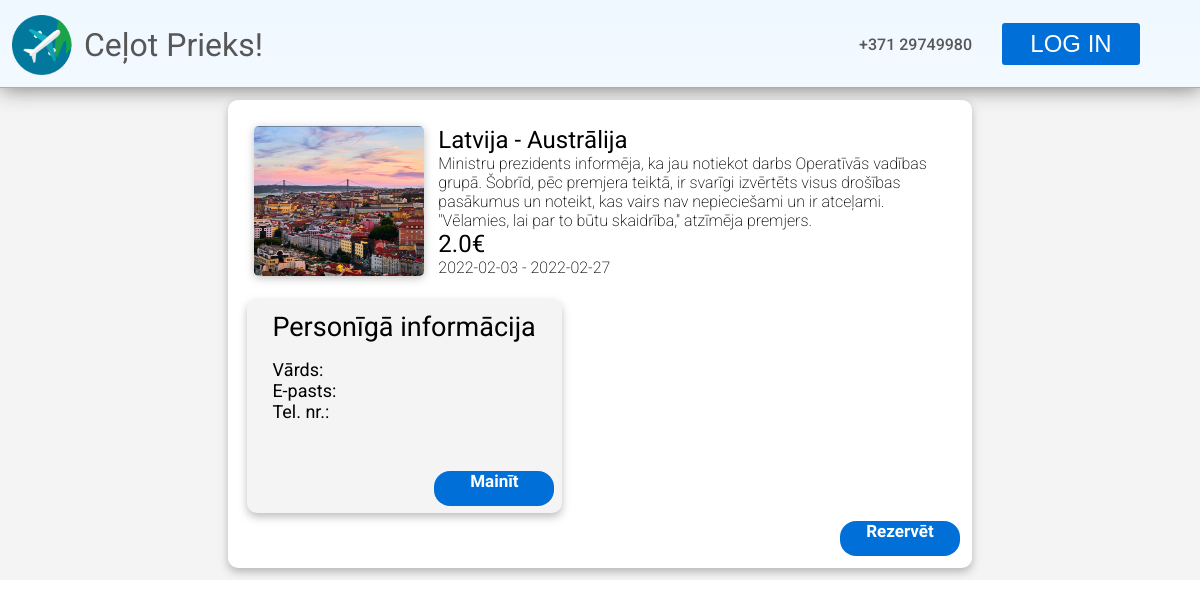
/reservation/1, run on the app's committed database.
### models.py (models this page shows, shortened)
class Country(db.Model):
    id = db.Column(db.Integer, primary_key=True)
    country = db.Column(db.String(48), nullable=False)
    abbreviation = db.Column(db.String(2), nullable=False)

class Trip(db.Model):
    id = db.Column(db.Integer, primary_key=True)
    agency_id = db.Column(db.Integer, db.ForeignKey("agency.id"))
    country_from = db.Column(db.Integer)
    country_to = db.Column(db.Integer)
    date_from = db.Column(db.Date)
    date_to = db.Column(db.Date)
    description = db.Column(db.String(280))
    cost = db.Column(db.Float)
    ticket_amount = db.Column(db.Integer)
    views = db.Column(db.Integer)

### main.py (the view)
@app.route('/reservation/<int:id>')
def reservation(id):
    trip = Trip.query.get(id)
    return render_template("reservation.html", trip = trip, countries = Country.query.all())

### templates/reservation.html
{% extends "index.html" %}
{% block content %}
<div id="catalogue-list">
    {% if trip %}
        <div id="reservation-elements">
            <div class="reservetion-list-element">
                <img src="/static/images/destinations/lisabon.png" class="reservetion-list-element-img">
                <div class="reservetion-list-element-text">
                    <h2>
                        {% for country in countries %}
                            {% if country.id == trip.country_from %}
                                {{ country.country }} -
                            {% endif %}
                            {% if country.id == trip.country_to %}
                                {{ country.country }}
                            {% endif %}
                        {% endfor %}
                    </h2>
                    <p>{{ trip.description }}</p>
                    <h2>{{ trip.cost }}€</h2>
                    <p>{{ trip.date_from }} - {{ trip.date_to }}</p>
                </div>
            </div>
            <div id="personal-info">
                <h2 id="informacija">Personīgā informācija</h2>
                <div id="personiga-informacija">
                    <h2>Vārds:</h2>
                    <h2>E-pasts:</h2>
                    <h2>Tel. nr.:</h2>
                </div>
                <a href="/reservation/{{ trip.id }}" class="reserve-button"><span class="reserve-button-text">Mainīt</span></a>
            </div>
            <a href="/reservation/add/{{ trip.id }}" class="reserve-button" style="float: right;"><span class="reserve-button-text">Rezervēt</span></a>
        </div>
    {% endif %}
</div>
{% endblock %}

### static/css/stylesheet.css (style rules this page uses)
* { margin:0; padding:0; }
body { font-family: 'Roboto', sans-serif; color:#575757; }
a { color: inherit; text-decoration: inherit; }
h2 { font-weight: 400; }
p { font-weight: 200; }
a:visited, a:link { text-decoration: none; font-family: Thasadith; font-weight: bold; color: #3175c2; font-size: 15px; }
#informacija { margin-left: 18px; padding-top: 8px; font-style: normal; font-weight: normal; font-size: 27px; line-height: 27px; text-align: left; color: #000000; }
#personiga-informacija { margin-left: 18px; margin-top: 18px; margin-right: 100px; font-style: normal; font-size: 12px; color: #000000; }
body { background-image: linear-gradient(aliceblue, white); background-repeat: no-repeat; }
#catalogue-list { background-color: #F4F4F4; max-width: 100%; width: 100%; display: flex; flex-direction: column; }
.reserve-button { color:white; text-decoration: none; text-align: center; height: 35px; width: 120px; border-radius: 16px; font-size: 17px; border:none; color: white; background-color: #0070D8; margin-top: auto; margin-left: auto; }
#personal-info { background-color: #F4F4F4; display: flex; flex-wrap: nowrap; flex-direction:column; padding: 1%; border-radius: 10px; gap: 2%; margin: 1%; width: 300px; height: 200px; filter: drop-shadow(0px 4px 4px rgba(0, 0, 0, 0.25)); }
.reserve-button-text { color:white; text-align: center; margin-top: 53px; font-size: 17px; }
#reservation-elements { background-color: white; color:black; display: flex; flex-wrap: nowrap; flex-direction:column; padding: 1%; border-radius: 10px; gap: 2%; margin: 1%; width: 60%; filter: drop-shadow(0px 4px 4px rgba(0, 0, 0, 0.25)); margin-left: auto; margin-right: auto; }
.reservetion-list-element { display: flex; flex-wrap: nowrap; flex-direction: row; padding: 1%; gap: 2%; margin: 1%; margin-right: auto; }
.reservetion-list-element-img { width: 170px; height: 150px; filter: drop-shadow(0px 2px 4px rgba(0, 0, 0, 0.25)); border-radius: 5px; }
.reservetion-list-element-text { width: 70%; }

### data on the page
Country: country "Latvija"
Country: country "Austrālija"
Trip: description "Ministru prezidents informēja, ka jau notiekot darbs Operatīvās vadības grupā. Šobrīd, pēc premjera teiktā, ir svarīgi izvērtēts visus drošības pasākumus un noteikt, kas vairs nav nepieciešami un ir atceļami. \"Vēlamies, lai par to būtu skaidrība,\" atzīmēja premjers.", cost "2.0", date_from "2022-02-03", date_to "2022-02-27"
